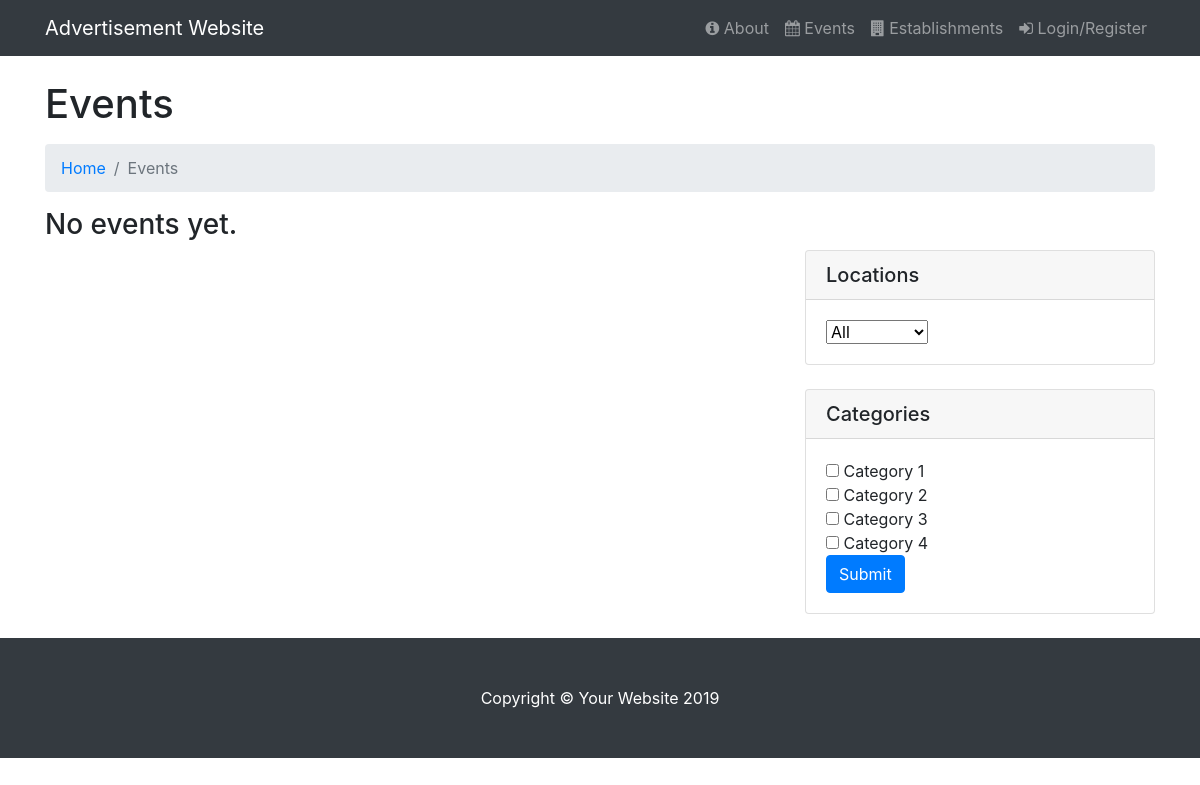
Screenshot of /events/ with the database file from the repository.
### main/models.py (models this page shows)
class Category(models.Model):
	name = models.CharField(max_length = 200)
	def __str__(self):
		return self.name

### main/views.py (the view, shortened to what this page needs)
# urls.py: url(r'^events/$', views.events, name = 'events'),
def events(request):
	categories = Category.objects.all()
	locations = Location.objects.all()
	events = Event.objects.filter(verified = True).order_by('-time')
	return render(request, 'main/events.html', context={
		"events" : events,
		"categories" : categories,
		"locations" : locations,
		})

### main/models.py (called while the page is built)
	def __str__(self):
		return self.name

### main/templates/main/events.html (shortened to what this page needs)
{% load static %}
{% include 'main/navbar.html' %}
{% block body %}
  <div class="container">
    <h1 class="mt-4 mb-3">Events
    </h1>
    <ol class="breadcrumb">
      <li class="breadcrumb-item">
        <a href="/">Home</a>
      </li>
      <li class="breadcrumb-item active">Events</li>
    </ol>
    {% if not events %}
    <h3>No events yet.</h3>
    {% endif %}
    <div class="row">
      <div class="col-md-8">
      </div>
      <div class="col-md-4">
        <form action="/events/" method="post">
        <div class="card mb-4">
          <h5 class="card-header">Locations</h5>
          <div class="card-body">
            <div class="input-group">
            	<select name="location">
            	<option value="all" selected="true">All</option>
            	</select>
            </div>
          </div>
        </div>
        <div class="card my-4">
          <h5 class="card-header">Categories</h5>
          <div class="card-body">
            <div class="row">
              <div class="col-lg-6">
                <ul class="list-unstyled mb-0">
                {% for category in categories %}
                  <li>
                  	{% if category in allowed_categories %}
                  	<input type="checkbox" name="category" value="{{ category.id }}" checked="true">
                  	{% else %}
                  	<input type="checkbox" name="category" value="{{ category.id }}">
                  	{% endif %}
                  	{{category}}
                  </li>
                {% endfor %}
                  <li>
	                  <button type="submit" class="btn btn-primary"> Submit </button>
	              </li>
                  </form>
              </div>
            </div>
          </div>
  <footer class="py-5 bg-dark">
    <div class="container">
      <p class="m-0 text-center text-white">Copyright &copy; Your Website 2019</p>
    </div>
  </footer>
{% endblock %}

### main/static/css/modern-business.css (style rules this page uses)
body { padding-top: 56px; }

### rows the page displays
Category: name "Category 1"
Category: name "Category 2"
Category: name "Category 3"
Category: name "Category 4"
